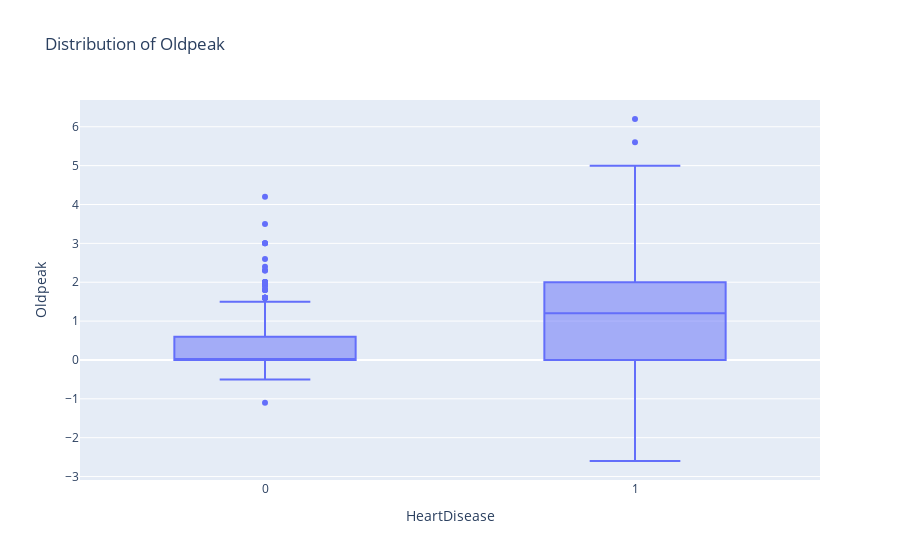

Notebook cell for this chart:
### Markdown cell above
FastingBS (has only two different values) and Oldpeak (has also negative values) could be excluded from this plot.
I'll keep outliers as they are for now. Depending on the model I will use I'll make some changes.

### Code cell
fig = px.box(df, y='Oldpeak', x='HeartDisease', title = 'Distribution of Oldpeak')
fig.show()

### Figure 1 — Plotly figure (JSON) as saved in the notebook; plotly's stock layout.template omitted (floating-point values rounded to 4 significant figures; data arrays with more than 128 entries replaced by an {"elided": "..."} marker saying what was removed)
{"data": [{"alignmentgroup": "True", "hovertemplate": "HeartDisease=%{x}<br>Oldpeak=%{y}<extra></extra>", "legendgroup": "", "marker": {"color": "#636efa"}, "name": "", "notched": false, "offsetgroup": "", "orientation": "v", "showlegend": false, "type": "box", "x": {"elided": "918 int values"}, "x0": " ", "xaxis": "x", "y": {"elided": "918 float values"}, "y0": " ", "yaxis": "y"}], "layout": {"boxmode": "group", "legend": {"tracegroupgap": 0}, "title": {"text": "Distribution of Oldpeak"}, "xaxis": {"anchor": "y", "domain": [0, 1], "title": {"text": "HeartDisease"}}, "yaxis": {"anchor": "x", "domain": [0, 1], "title": {"text": "Oldpeak"}}}}
